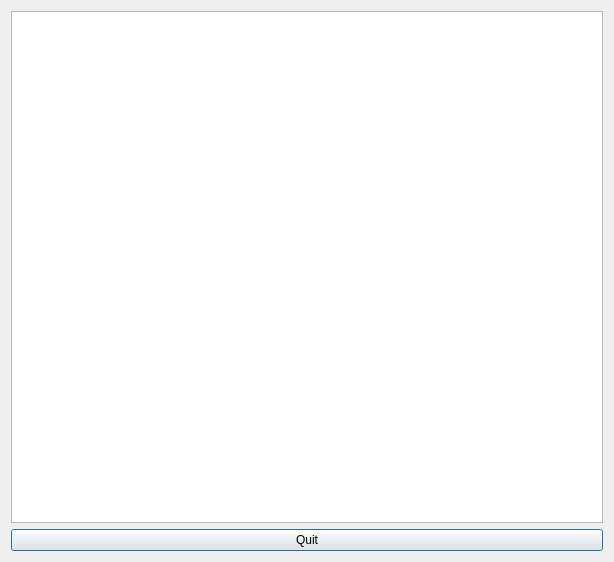
<?xml version="1.0" encoding="UTF-8"?>
<ui version="4.0">
 <class>Dialog</class>
 <widget class="QDialog" name="Dialog">
  <property name="geometry">
   <rect>
    <x>0</x>
    <y>0</y>
    <width>614</width>
    <height>562</height>
   </rect>
  </property>
  <property name="windowTitle">
   <string>Exception</string>
  </property>
  <property name="windowIcon">
   <iconset>
    <normaloff>logo.ico</normaloff>logo.ico</iconset>
  </property>
  <layout class="QGridLayout" name="gridLayout">
   <item row="0" column="0">
    <widget class="QPlainTextEdit" name="txtMessage"/>
   </item>
   <item row="1" column="0">
    <widget class="QPushButton" name="butQuit">
     <property name="text">
      <string>Quit</string>
     </property>
    </widget>
   </item>
  </layout>
 </widget>
 <resources/>
 <connections/>
</ui>
